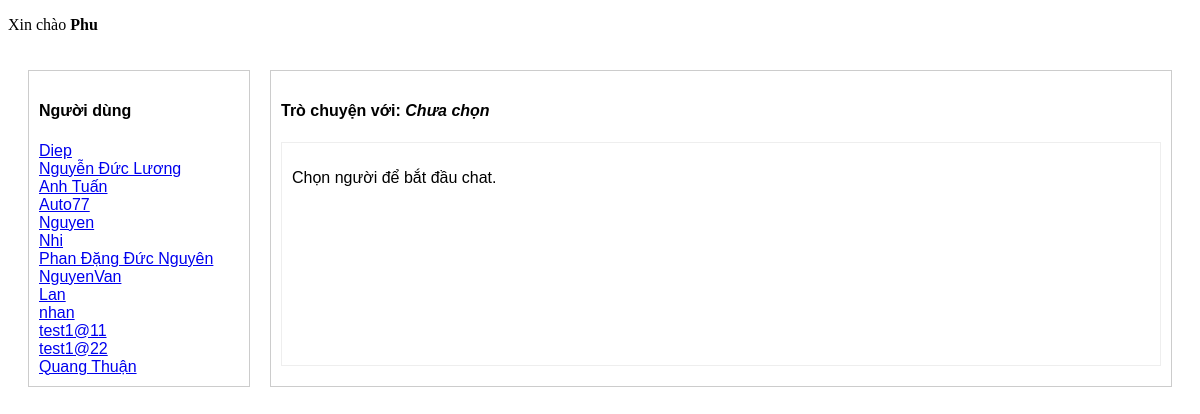
The page /messages.php (signed in) on the database its author committed.
### tables this page shows
CREATE TABLE IF NOT EXISTS `taikhoan` (
  `maTaiKhoan` int NOT NULL AUTO_INCREMENT,
  `tenNguoiDung` varchar(100) DEFAULT NULL,
  `tenDangNhap` varchar(100) NOT NULL,
  `matKhau` varchar(255) NOT NULL,
  `soDienThoai` varchar(20) DEFAULT NULL,
  `diaChi` varchar(255) DEFAULT NULL,
  `vaitro` enum('admin','seller','buyer') NOT NULL,
  `trangThai` tinyint(1) NOT NULL DEFAULT '1',
  `shopThamGiaSuKien` tinyint(1) DEFAULT '1',
  PRIMARY KEY (`maTaiKhoan`),
  UNIQUE KEY `uk_tenDangNhap` (`tenDangNhap`)
);

### messages.php (the view, shortened to what this page needs)
<?php
function e($str) {
    return htmlspecialchars($str, ENT_QUOTES, 'UTF-8');
}
require 'db.php';
$me = (int)$_SESSION['user_id'];
$users = $conn->query("SELECT maTaiKhoan, tenDangNhap, tenNguoiDung FROM taikhoan WHERE maTaiKhoan <> $me ORDER BY tenDangNhap ASC");
$receiver_id = isset($_GET['to']) ? (int)$_GET['to'] : null;
$receiver_name = '';
?>
<!doctype html>
<html lang="vi">
<head>
</head>
<body>
<p>Xin chào <b><?= e($_SESSION['tenNguoiDung']) ?></b>
<div class="container">
    <div class="users">
        <h4>Người dùng</h4>
        <?php while ($u = $users->fetch_assoc()): ?>
            <div>
                <a href="messages.php?to=<?= $u['maTaiKhoan'] ?>"><?= e($u['tenNguoiDung'] ?: $u['tenDangNhap']) ?></a>
            </div>
        <?php endwhile; ?>
    </div>
    <div class="chat">
        <h4>Trò chuyện với: <?= $receiver_id ? e($receiver_name) : '<em>Chưa chọn</em>' ?></h4>
        <div id="chat-window" class="chat-window">
            <?php if (!$receiver_id): ?>
                <p>Chọn người để bắt đầu chat.</p>
            <?php endif; ?>
        </div>
    </div>
</div>
</body>
</html>

### messages.php (style rules this page uses)
.container { display:flex; gap:20px; padding:20px; font-family:Arial; }
.users { width:200px; border:1px solid #ccc; padding:10px; }
.chat { flex:1; border:1px solid #ccc; padding:10px; display:flex; flex-direction:column; }
.chat-window { flex:1; overflow-y:auto; padding:10px; border:1px solid #eee; margin-bottom:10px; height:400px; }

### rows shown on the page
taikhoan: tenNguoiDung "Diep"
taikhoan: tenNguoiDung "Nguyễn Đức Lương"
taikhoan: tenNguoiDung "Anh Tuấn"
taikhoan: tenNguoiDung "Auto77"
taikhoan: tenNguoiDung "Nguyen"
taikhoan: tenNguoiDung "Nhi"
taikhoan: tenNguoiDung "Phan Đặng Đức Nguyên"
taikhoan: tenNguoiDung "NguyenVan"
taikhoan: tenNguoiDung "Lan"
taikhoan: tenNguoiDung "nhan"
taikhoan: tenNguoiDung "test1@11"
taikhoan: tenNguoiDung "test1@22"
taikhoan: tenNguoiDung "Quang Thuận"

### other values the page prints
$_SESSION['tenNguoiDung'] "Phu"
